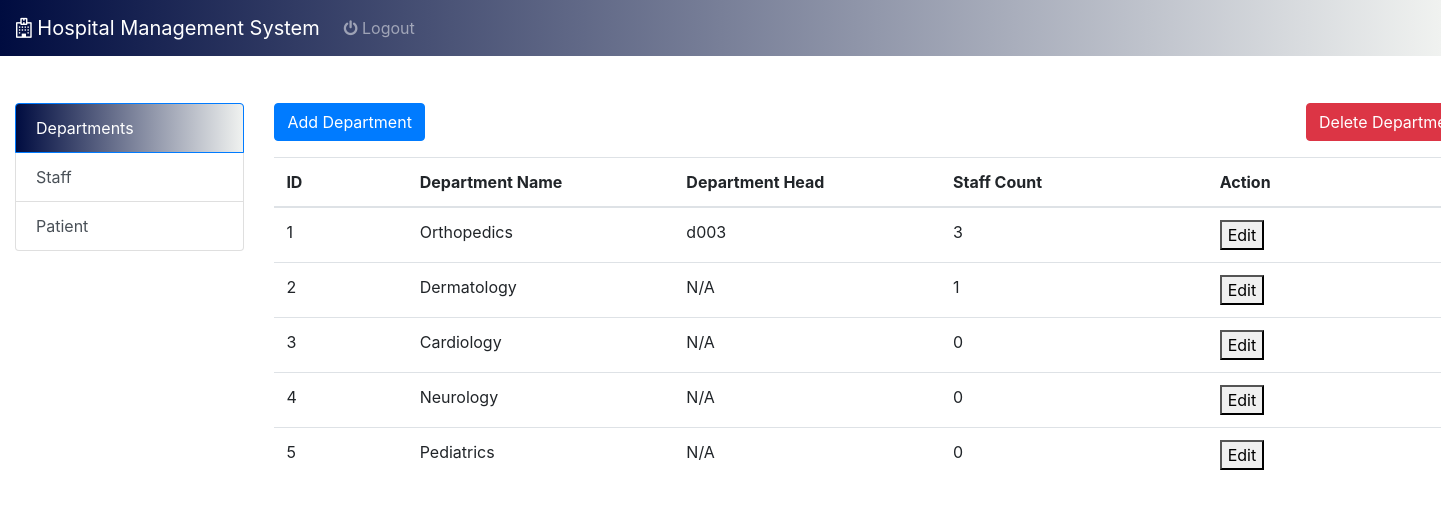
Page /admin1.php (signed in) on the committed database.
### tables this page shows
CREATE TABLE `department` (
  `dept_id` int(11) NOT NULL,
  `dept_name` varchar(50) NOT NULL,
  `dept_head` varchar(50) DEFAULT NULL,
  `staff_count` int(11) DEFAULT NULL,
  `created_at` timestamp NOT NULL DEFAULT current_timestamp(),
  `updated_at` timestamp NOT NULL DEFAULT current_timestamp() ON UPDATE current_timestamp()
);

### admin_func.php (the view, shortened to what this page needs)
<?php
include 'config.php';
function displayDepartmentsTable()
{
    global $con;
    $sql = "SELECT d.dept_id, d.dept_name, d.dept_head, COUNT(s.user_id) AS staff_count
            FROM Department d
            LEFT JOIN Staff s ON d.dept_id = s.dept_id
            GROUP BY d.dept_id";
    $result = $con->query($sql);
    if ($result) {
        if ($result->num_rows > 0) {
            while ($row = $result->fetch_assoc()) {
                echo "<tr>";
                echo "<td>" . htmlspecialchars($row['dept_id']) . "</td>";
                echo "<td>" . htmlspecialchars($row['dept_name']) . "</td>";
                echo "<td>" . htmlspecialchars($row['dept_head'] ? $row['dept_head'] : 'N/A') . "</td>";
                echo "<td>" . htmlspecialchars($row['staff_count'] ? $row['staff_count'] : '0') . "</td>";
                echo "<td><button onclick='showEditModal(" . $row['dept_id'] . ")'>Edit</button></td>";
                echo "</tr>";
            }
        } else {
            echo "<tr><td colspan='5'>No departments found.</td></tr>";
        }
    } else {
        echo "<tr><td colspan='5'>Error: " . mysqli_error($con) . "</td></tr>";
    }
}

### admin1.php (shortened to what this page needs)
<?php
include 'config.php';
include 'admin_func.php';
?>
<!DOCTYPE html>
<html lang="en">
<head>
    <link rel="stylesheet" href="css/dashboard_style.css">
    <link rel="stylesheet" href="https://stackpath.bootstrapcdn.com/bootstrap/4.3.1/css/bootstrap.min.css">
    <link rel="stylesheet" href="https://cdnjs.cloudflare.com/ajax/libs/font-awesome/4.7.0/css/font-awesome.min.css">
</head>
<body style="padding-top: 50px;">
    <nav class="navbar navbar-expand-lg navbar-dark bg-primary fixed-top">
        <a class="navbar-brand" href="#">
            <i class="fa fa-hospital-o"></i> Hospital Management System</a>
        <div class="collapse navbar-collapse" id="navbarSupportedContent">
            <ul class="navbar-nav mr-auto">
                <li class="nav-item">
                    <a class="nav-link" href="logout.php"><i class="fa fa-power-off" aria-hidden="true"></i> Logout</a>
                </li>
                <li class="nav-item">
                    <a class="nav-link" href="#"></a>
                </li>
            </ul>
        </div>
    </nav>
    <div class="container-fluid" style="margin-top: 10px;">
        <div class="row">
            <div class="col-md-4" style="max-width:18%;margin-top: 3%;">
                <div class="list-group" id="list-tab" role="tablist">
                    <a class="list-group-item list-group-item-action active" href="#list-dept" data-toggle="list">Departments</a>
                    <a class="list-group-item list-group-item-action" href="#list-staff" data-toggle="list">Staff</a>
                    <a class="list-group-item list-group-item-action" href="#list-patient" data-toggle="list">Patient</a>
                </div>
            </div>
            <div class="col-md-8" style="margin-top: 3%;">
                <div class="tab-content" id="nav-tabContent" style="width: 1200px;">
                    <div class="tab-pane fade show active" id="list-dept">
                        <div class="d-flex justify-content-between mb-3">
                            <button class="btn btn-primary" onclick="showAddModal()">Add Department</button>
                            <button class="btn btn-danger" onclick="showDeleteModal()">Delete Department</button>
                        </div>
                        <table class="table table-hover" id="deptViewTable">
                            <thead>
                                <tr>
                                    <th style="width: 10%;">ID</th>
                                    <th style="width: 20%;">Department Name</th>
                                    <th style="width: 20%;">Department Head</th>
                                    <th style="width: 20%;">Staff Count</th>
                                    <th style="width: 20%;">Action</th>
                                </tr>
                            </thead>
                            <tbody>
                                <?php displayDepartmentsTable(); ?>
                            </tbody>
                        </table>
                    </div>
                </div>
            </div>
        </div>
    </div>
</body>
</html>

### css/dashboard_style.css (style rules this page uses)
.bg-primary { background: linear-gradient(to right, #000C40, #F0F2F0); }
.list-group-item.active { background: linear-gradient(to right, #000C40, #F0F2F0); border-color: #c3c3c3; }

### rows in the picture
department: dept_id "1", dept_name "Orthopedics", dept_head "d003", staff_count "3"
department: dept_id "2", dept_name "Dermatology", dept_head "N/A", staff_count "1"
department: dept_id "3", dept_name "Cardiology", dept_head "N/A", staff_count "0"
department: dept_id "4", dept_name "Neurology", dept_head "N/A", staff_count "0"
department: dept_id "5", dept_name "Pediatrics", dept_head "N/A", staff_count "0"
